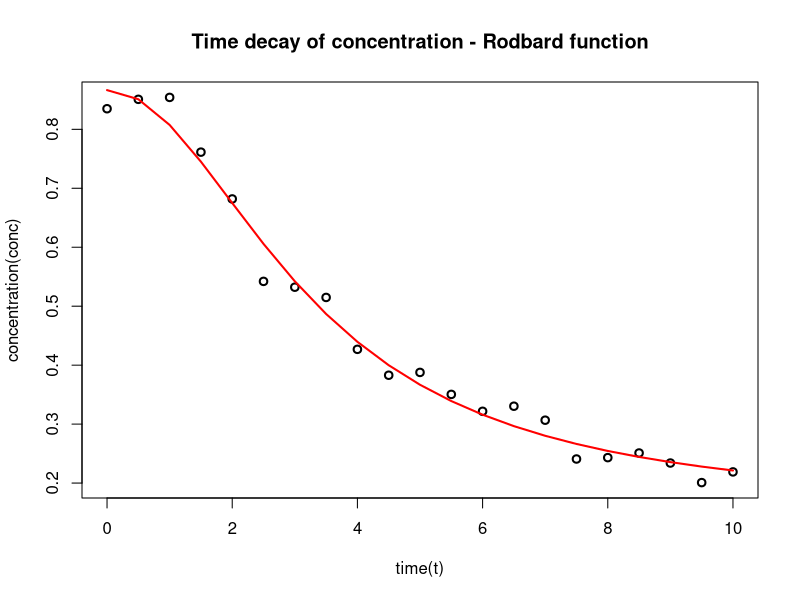

The R script that drew this image:
#Task_5

#The degradation of a (very high) concentration of pollutants was measured each 30 minutes over
#the course of 10 hours. The corresponding data can be found in the file saet.csv. To model the
#time decay of the concentration, a Rodbard function
#c(t) = a + (b/(1 + (t/c)^d))
#can be fitted to the data. Here a describes the final concentration for t → ∞, a + b describes the
#initial concentration at t = 0, and c and d describe the rate of degradation.


#a) Fit the above model to the data. Plot the data (black circles) and the fitted Rodbard
#function (red line) in a graph

#import the data 
data_con = read.csv("saet.csv")

#plot the data
plot(data_con$t,data_con$conc,lwd=2,xlab="time(t)",ylab="concentration(conc)", main = "Time decay of concentration - Rodbard function")

#Number of measured data
n = dim(data_con)[1]

# set initial values
init = list(a=2, b = 2, c = 1, d = 1)

# nonlinear regression
model_nl = nls( conc ~ a + (b/(1 + (t/c)^d)), data = data_con, start=init, trace = TRUE)

#summary
summary(model_nl)

# plot the predicted values
y_hat = predict(model_nl)
lines(data_con$t, y_hat, lwd=2, col="red")




#b) We are now interested in the time t0.5 at which the pollutant concentration has fallen exactly
#to the mean of the initial and final concentrations. In particular, we want to estimate an
#upper bound for this time. Give a corresponding upper bound ”for t0.5 at 95% confidence.

#Final concentration for t → ∞ is a
#Initial concentration at t = 0 is a+b
#time at t(0.5) is mean of the initial and final concentrations
#t(0.5) = ((a+b)+a) / 2 = a+(b/2) 
#=> a + (b/(1 + (t(0.5)/c)^d)) = a+(b/2)
#=> 1 + ((t(0.5)/c)^d) = 2
#=> t(0.5)/c = 1
# t(0.5) = c

#time t0.5 can be calculated by parameter estimate c in this Rodbard function

t_0.5 = coef(model_nl)["c"]

#Find the confidence interval
conf_interval = confint(model_nl)["c"]

#As we need to find the upper bound for t(0.5), we will use only one parameter(c)
#since t(0.5) = c

#Find asymptotic confidence band:

#LS estimate for theta = c
theta_hat = as.numeric(coef(model_nl)["c"])


# Estimation of error variance
sigma2_hat = deviance(model_nl) / (n - 2)

# Significance level
alpha = 0.05

#Calculate the width of the asymptotic confidence band
Cband = function(x) {
#  NOTE: F distribution and number of parameters = 1
    w = sqrt(sigma2_hat * qt(1 - alpha, 2, n - 2))
  return(w)
}

x = seq(0,10,0.01)
y_hat = predict(model_nl, data.frame("t"=x))

#Calculate the upper bound 
Cwidth = rep(0,length(x))
for(j in 1:length(x)){
  # width of the asymptotic confidence band 
  # and the prediction intervals at all points 
  # evaluate from x
  Cwidth[j] = Cband(x[j]);
}
#Estimate the upper bound
upper_bound = y_hat + Cwidth

